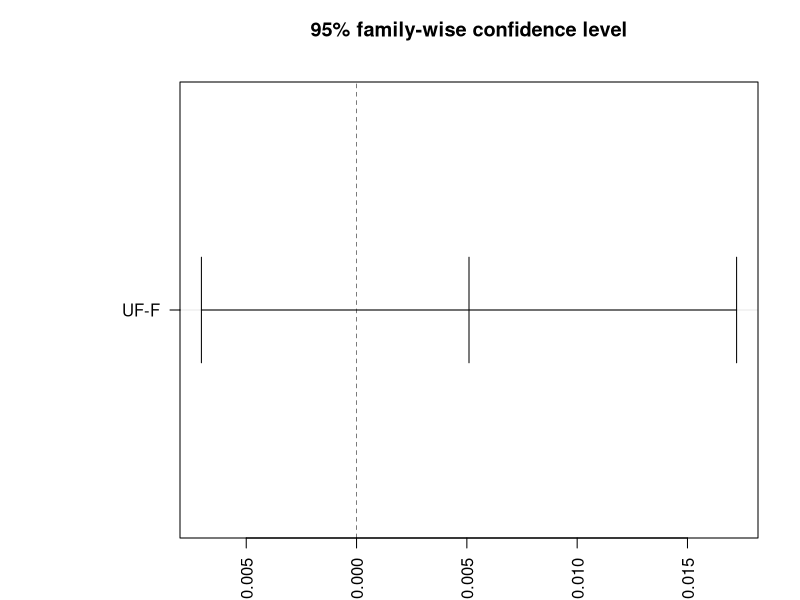
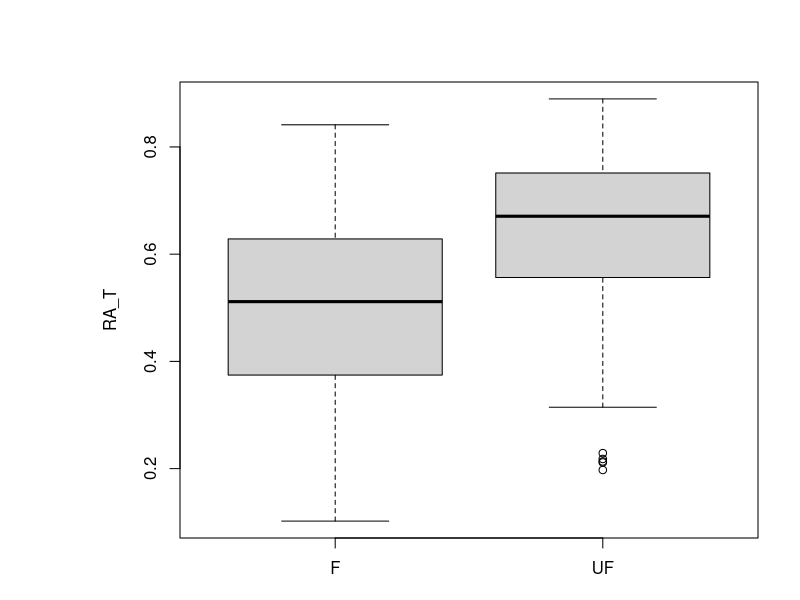
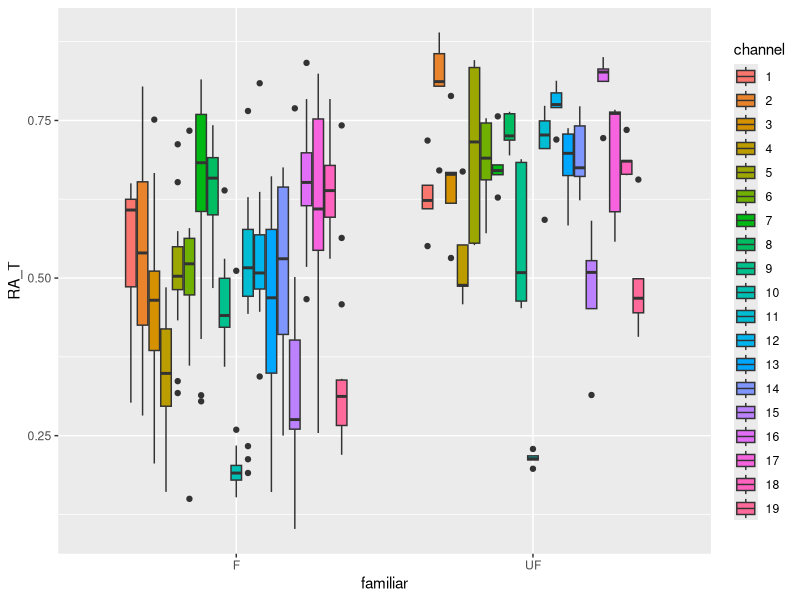

These charts were generated, in order, by the following R code:
################################################################################
##################### EEG Brainwave with Classical Music #######################

## Dataset: Processed EEG brainwave dataset from 20 different subjects. 
## Classical Music: Rite of Spring (by Igor Stravinsky)




################################################################################

library(ggplot2)
library(dplyr)
library(psych)

getwd()

################################################################################
################################################################################

## Basic data preprocessing

data <- read.csv("./data/EEG_data_summary.csv")  # original data


head(data)
colnames(data)[1] <- "sub"
colnames(data)


## Factorizing categorical variables
data$sub <- as.factor(data$sub)
data$familiar <- as.factor(data$familiar)
data$gender <- as.factor(data$gender)
data$channel <- as.factor(data$channel)

str(data)



## Adding new variables
# 1. New column for Column to recognize AR or NonAR
new_familiar <- ifelse(data$score<=3, "nf", "f")
data$familiar_n <- new_familiar
data$familiar_n <- as.factor(data$familiar_n)

str(data) 

################################################################################
################################################################################

## what if delete the recognition score 3 participants?
strict_familiar <- ifelse(data$score<3, "NF", ifelse(data$score>3, "F", "NONE"))
data$familiar_s <- strict_familiar
data$familiar_s <- as.factor(data$familiar_s)

strict_data = data[data$familiar== "NF" | data$familiar_s=="F", ]

################################################################################
################################################################################


# 2. New columns for 
# Part 1: (section 1~section3)  / Part 2: (section4~section6) / Part3: (section7)
# Part 4: (section 8~section10) / Part 5: (section11~section12)
data <- data %>% 
  mutate(RA_part1_ = (RA_s1_+RA_s2_+RA_s3_)/3,
         RA_part2_ = (RA_s4_+RA_s5_+RA_s6_)/3,
         RA_part3_ = (RA_s7_),
         RA_part4_ = (RA_s8_+RA_s9_+RA_s10_)/3,
         RA_part5_ = (RA_s11_+RA_s12_)/2,
         
         RB_part1_ = (RB_s1_+RB_s2_+RB_s3_)/3,
         RB_part2_ = (RB_s4_+RB_s5_+RB_s6_)/3,
         RB_part3_ = (RB_s7_),
         RB_part4_ = (RB_s8_+RB_s9_+RB_s10_)/3,
         RB_part5_ = (RB_s11_+RB_s12_)/2,
         
         RT_part1_ = (RT_s1_+RT_s2_+RT_s3_)/3,
         RT_part2_ = (RT_s4_+RT_s5_+RT_s6_)/3,
         RT_part3_ = (RT_s7_),
         RT_part4_ = (RT_s8_+RT_s9_+RT_s10_)/3,
         RT_part5_ = (RT_s11_+RT_s12_)/2,
         
         RG_part1_ = (RG_s1_+RG_s2_+RG_s3_)/3,
         RG_part2_ = (RG_s4_+RG_s5_+RG_s6_)/3,
         RG_part3_ = (RG_s7_),
         RG_part4_ = (RG_s8_+RG_s9_+RG_s10_)/3,
         RG_part5_ = (RG_s11_+RG_s12_)/2,
         
         RSMR_part1_ = (RSMR_s1_+RSMR_s2_+RSMR_s3_)/3,
         RSMR_part2_ = (RSMR_s4_+RSMR_s5_+RSMR_s6_)/3,
         RSMR_part3_ = (RSMR_s7_),
         RSMR_part4_ = (RSMR_s8_+RSMR_s9_+RSMR_s10_)/3,
         RSMR_part5_ = (RSMR_s11_+RSMR_s12_)/2
         )



head(data)





## Data split
ch1_data = data[data$channel==1, ]
ch2_data = data[data$channel==2, ]
ch3_data = data[data$channel==3, ]
ch4_data = data[data$channel==4, ]
ch5_data = data[data$channel==5, ]
ch6_data = data[data$channel==6, ]
ch7_data = data[data$channel==7, ]
ch8_data = data[data$channel==8, ]
ch9_data = data[data$channel==9, ]
ch10_data = data[data$channel==10, ]
ch11_data = data[data$channel==11, ]
ch12_data = data[data$channel==12, ]
ch13_data = data[data$channel==13, ]
ch14_data = data[data$channel==14, ]
ch15_data = data[data$channel==15, ]
ch16_data = data[data$channel==16, ]
ch17_data = data[data$channel==17, ]
ch18_data = data[data$channel==18, ]
ch19_data = data[data$channel==19, ]



################################################################################
################################################################################

### Analysis ideas / Research hypothesis

# 1. Brainwave differences between familiar / unfamiliar group 
#    (by channel, overall RA, RB, RT, RG, RSMR comparison)
# 2. Brainwave differences between familiar / unfamiliar group
#    (by classical music section (section 1~12))









################################################################################
################################################################################

## Independent sample T-TEST

channel_data = ch1_data
# channel_data = ch2_data
# channel_data = ch3_data
# channel_data = ch4_data
# channel_data = ch5_data
# channel_data = ch6_data
# channel_data = ch7_data
# channel_data = ch8_data
# channel_data = ch9_data
# channel_data = ch10_data
# channel_data = ch11_data
# channel_data = ch12_data
# channel_data = ch13_data
# channel_data = ch14_data
# channel_data = ch15_data
# channel_data = ch16_data
# channel_data = ch17_data
# channel_data = ch18_data
# channel_data = ch19_data


## with original familiar group division (1,2 = NF, 3,4,5 = F)

# Overall brainwave comparison (Total section Average)
var.test(channel_data$RA_T, channel_data$RA_T)
t.test(data = channel_data, RA_T ~ familiar, var.equal=TRUE)
t.test(data = channel_data, RB_T ~ familiar, var.equal=TRUE)
t.test(data = channel_data, RT_T ~ familiar, var.equal=TRUE)
t.test(data = channel_data, RG_T ~ familiar, var.equal=TRUE)
t.test(data = channel_data, RSMR ~ familiar, var.equal=TRUE)


# Part 1: section 1, section 2, section 3
var.test(channel_data$RA_part1_, channel_data$RA_part1_)
t.test(data = channel_data, RA_part1_ ~ familiar, var.equal=TRUE)
t.test(data = channel_data, RB_part1_ ~ familiar, var.equal=TRUE)
t.test(data = channel_data, RT_part1_ ~ familiar, var.equal=TRUE)
t.test(data = channel_data, RG_part1_ ~ familiar, var.equal=TRUE)
t.test(data = channel_data, RSMR_part1_ ~ familiar, var.equal=TRUE)


# Part 2: section 4, section 5, section 6
var.test(channel_data$RA_part2_, channel_data$RA_part2_)
t.test(data = channel_data, RA_part2_ ~ familiar, var.equal=TRUE)
t.test(data = channel_data, RB_part2_ ~ familiar, var.equal=TRUE)
t.test(data = channel_data, RT_part2_ ~ familiar, var.equal=TRUE)
t.test(data = channel_data, RG_part2_ ~ familiar, var.equal=TRUE)
t.test(data = channel_data, RSMR_part2_ ~ familiar, var.equal=TRUE)


# Part 3: section 7
var.test(channel_data$RA_part3_, channel_data$RA_part3_)
t.test(data = channel_data, RA_part3_ ~ familiar, var.equal=TRUE)
t.test(data = channel_data, RB_part3_ ~ familiar, var.equal=TRUE)
t.test(data = channel_data, RT_part3_ ~ familiar, var.equal=TRUE)
t.test(data = channel_data, RG_part3_ ~ familiar, var.equal=TRUE)
t.test(data = channel_data, RSMR_part3_ ~ familiar, var.equal=TRUE)


# Part 4: section 8, section 9, section 10
var.test(channel_data$RA_part4_, channel_data$RA_part4_)
t.test(data = channel_data, RA_part4_ ~ familiar, var.equal=TRUE)
t.test(data = channel_data, RB_part4_ ~ familiar, var.equal=TRUE)
t.test(data = channel_data, RT_part4_ ~ familiar, var.equal=TRUE)
t.test(data = channel_data, RG_part4_ ~ familiar, var.equal=TRUE)
t.test(data = channel_data, RSMR_part4_ ~ familiar, var.equal=TRUE)


# Part 5: section 11, section 12
var.test(channel_data$RA_part5_, channel_data$RA_part5_)
t.test(data = channel_data, RA_part5_ ~ familiar, var.equal=TRUE)
t.test(data = channel_data, RB_part5_ ~ familiar, var.equal=TRUE)
t.test(data = channel_data, RT_part5_ ~ familiar, var.equal=TRUE)
t.test(data = channel_data, RG_part5_ ~ familiar, var.equal=TRUE)
t.test(data = channel_data, RSMR_part5_ ~ familiar, var.equal=TRUE)






################################################################################
################################################################################

## One-way ANOVA test for each variable
# test brainwaves from RA_T to RSMR_part5_

result_eeg <-aov(RA_part5_ ~ familiar, data = data)
anova(result_eeg)
result_eeg <-aov(RB_part5_ ~ familiar, data = data)
anova(result_eeg)
result_eeg <-aov(RT_part5_ ~ familiar, data = data)
anova(result_eeg)
result_eeg <-aov(RG_part5_ ~ familiar, data = data)
anova(result_eeg)
result_eeg <-aov(RSMR_part5_ ~ familiar, data = data)
anova(result_eeg)













################################################################################

## Two-way ANOVA test for both variables
result_both <- aov(RA_T ~ channel + familiar, data = data)
anova(result_both)


## TukeyHSD test for multiple comparisons - post hoc test
TukeyHSD(result_eeg, conf.level=0.95)
TukeyHSD(result_both, conf.level=0.95)


par(mar=c(3.1, 9, 4.1, 2.1))
plot(TukeyHSD(result_eeg, conf.level = 0.95), las=2)




################################################################################

## Simple check for the box plot and interaction plot
boxplot(RA_T ~ familiar, data=data)

## MEAN & SD VALUE COMPARISON ##
ggplot(data, aes(x = familiar, y = RA_T, fill = channel)) + geom_boxplot()










